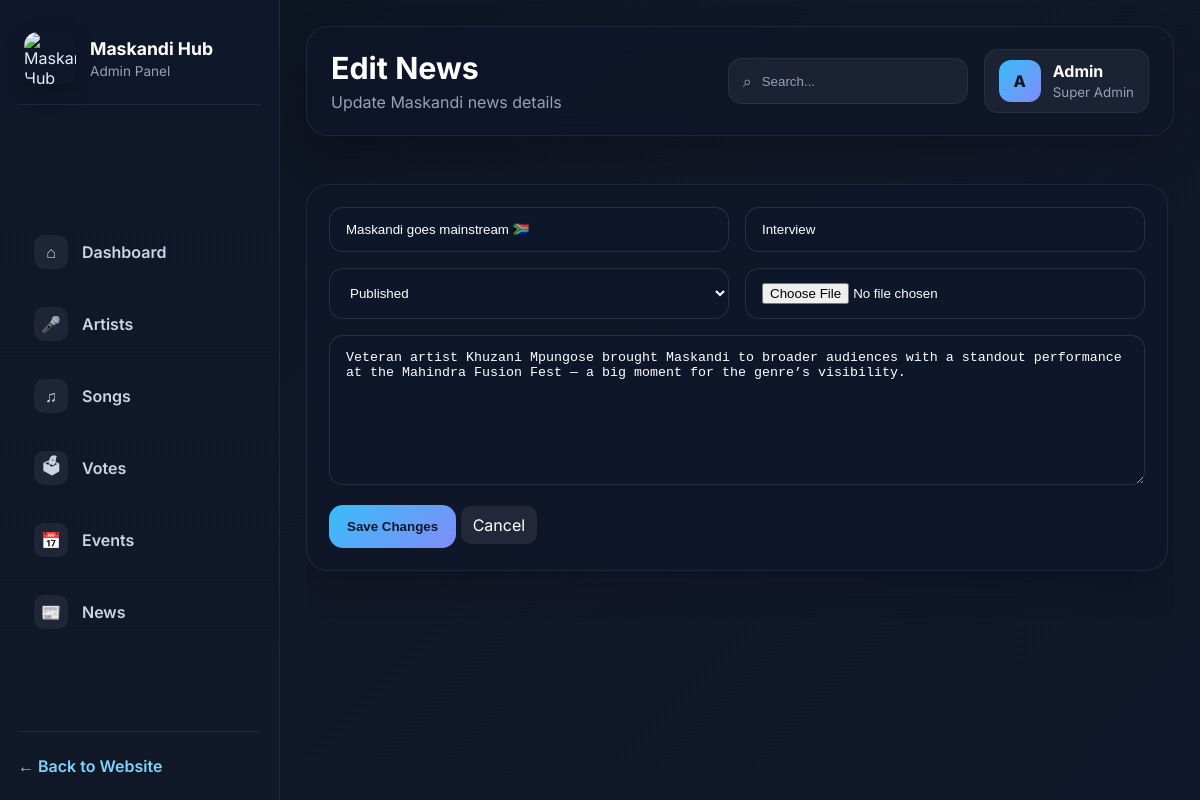
The app's page /admin/news/edit/1 (signed in) with its own data.
### tables this page shows
CREATE TABLE news (
                id INTEGER PRIMARY KEY AUTOINCREMENT,
                title TEXT NOT NULL,
                category TEXT NOT NULL,
                content TEXT NOT NULL,
                image TEXT,
                status TEXT NOT NULL DEFAULT 'Draft',
                created_at TIMESTAMP DEFAULT CURRENT_TIMESTAMP
            );

### app.py (the view, shortened to what this page needs)
@app.route("/admin/news/edit/<int:news_id>", methods=["GET", "POST"])
def edit_news(news_id):
    if not admin_required():
        return redirect(url_for("login"))
    conn = get_db_connection()
    try:
        cursor = conn.cursor()
        cursor.execute("SELECT * FROM news WHERE id = ?", (news_id,))
        news_item = cursor.fetchone()
        if not news_item:
            flash("News item not found.")
            return redirect(url_for("manage_news"))
    finally:
        cursor.close()
        conn.close()
    return render_template("admin/edit_news.html", news_item=news_item)

### app.py (called while the page is built)
def get_db_connection():
    import sqlite3
    db_path = DATABASE_URL.replace("sqlite:///", "")
    conn = sqlite3.connect(db_path)
    conn.row_factory = sqlite3.Row
    return conn

def admin_required():
    if not session.get("admin_logged_in"):
        flash("Please log in first")
        return False
    return True

### templates/admin/edit_news.html (shortened to what this page needs)
{% extends 'admin/admin_base.html' %}
{% block admin_page_title %}Edit News{% endblock %}
{% block admin_page_subtitle %}Update Maskandi news details{% endblock %}
{% block admin_content %}
<div class="admin-panel">
    <form action="{{ url_for('edit_news', news_id=news_item['id']) }}" method="POST" enctype="multipart/form-data">
        <div style="display:grid; grid-template-columns: repeat(2, 1fr); gap:16px; margin-bottom:16px;">
            <input type="text" name="title" value="{{ news_item['title'] }}" class="admin-search" required>
            <input type="text" name="category" value="{{ news_item['category'] }}" class="admin-search" required>
        </div>
        <div style="display:grid; grid-template-columns: repeat(2, 1fr); gap:16px; margin-bottom:16px;">
            <select name="status" class="admin-search" required>
                <option value="Published" {% if news_item['status'] == 'Published' %}selected{% endif %}>Published</option>
            </select>
            <input type="file" name="image" class="admin-search" accept=".png,.jpg,.jpeg,.webp">
        </div>
        <div style="margin-bottom:16px;">
            <textarea name="content" rows="8" class="admin-search" style="width:100%; resize:vertical;" required>{{ news_item['content'] }}</textarea>
        </div>
        <button type="submit" class="primary-admin-btn">Save Changes</button>
        <a href="{{ url_for('manage_news') }}" class="table-btn" style="text-decoration:none;">Cancel</a>
    </form>
</div>
{% endblock %}

### records on screen
news: title "Maskandi goes mainstream 🇿🇦", category "Interview", status "Published", content "Veteran artist Khuzani Mpungose brought Maskandi to broader audiences with a standout performance at the Mahindra Fusion Fest — a big moment for the genre’s visibility."
